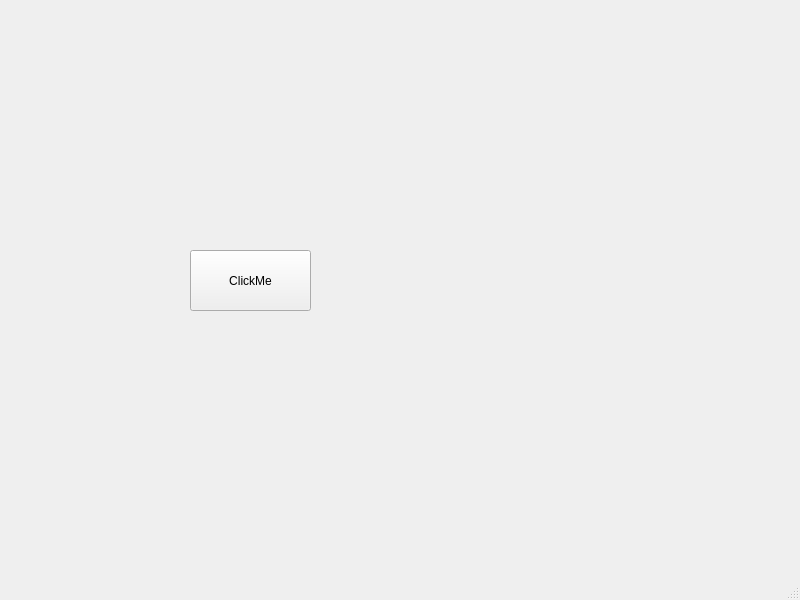
<?xml version="1.0" encoding="UTF-8"?>
<ui version="4.0">
 <class>QMainWindow</class>
 <widget class="QMainWindow" name="QMainWindow">
  <property name="geometry">
   <rect>
    <x>0</x>
    <y>0</y>
    <width>800</width>
    <height>600</height>
   </rect>
  </property>
  <property name="windowTitle">
   <string>MainWindow</string>
  </property>
  <widget class="QWidget" name="centralwidget">
   <widget class="QPushButton" name="clickme">
    <property name="geometry">
     <rect>
      <x>190</x>
      <y>250</y>
      <width>121</width>
      <height>61</height>
     </rect>
    </property>
    <property name="text">
     <string>ClickMe</string>
    </property>
   </widget>
  </widget>
  <widget class="QMenuBar" name="menubar">
   <property name="geometry">
    <rect>
     <x>0</x>
     <y>0</y>
     <width>800</width>
     <height>26</height>
    </rect>
   </property>
  </widget>
  <widget class="QStatusBar" name="statusbar"/>
 </widget>
 <resources/>
 <connections>
  <connection>
   <sender>clickme</sender>
   <signal>clicked()</signal>
   <receiver>QMainWindow</receiver>
   <slot>showSth()</slot>
   <hints>
    <hint type="sourcelabel">
     <x>254</x>
     <y>311</y>
    </hint>
    <hint type="destinationlabel">
     <x>421</x>
     <y>360</y>
    </hint>
   </hints>
  </connection>
 </connections>
 <slots>
  <slot>showSth()</slot>
 </slots>
</ui>
